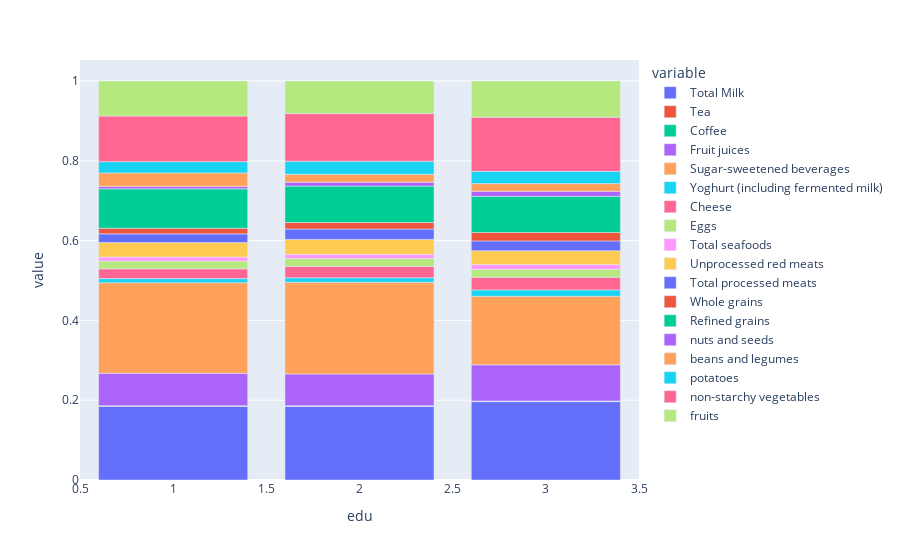

Notebook code for this chart:
### Code cell
food = ['Total Milk','Tea', 'Coffee', 'Fruit juices',
       'Sugar-sweetened beverages', 'Yoghurt (including fermented milk)',
       'Cheese', 'Eggs', 'Total seafoods', 'Unprocessed red meats',
       'Total processed meats', 'Whole grains', 'Refined grains',
       'nuts and seeds', 'beans and legumes', 'potatoes',
       'non-starchy vegetables', 'fruits']
fig = px.bar(nutrition_by_education_us, x=nutrition_by_education_us['edu'], y=food)
fig.show()

### Figure 1 — Plotly figure (JSON) as saved in the notebook; plotly's stock layout.template omitted (floating-point values rounded to 4 significant figures)
{"data": [{"alignmentgroup": "True", "hovertemplate": "variable=Total Milk<br>edu=%{x}<br>value=%{y}<extra></extra>", "legendgroup": "Total Milk", "marker": {"color": "#636efa", "pattern": {"shape": ""}}, "name": "Total Milk", "offsetgroup": "Total Milk", "orientation": "v", "showlegend": true, "textposition": "auto", "type": "bar", "x": [1, 2, 3], "xaxis": "x", "y": [0.1849, 0.1847, 0.1964], "yaxis": "y"}, {"alignmentgroup": "True", "hovertemplate": "variable=Tea<br>edu=%{x}<br>value=%{y}<extra></extra>", "legendgroup": "Tea", "marker": {"color": "#EF553B", "pattern": {"shape": ""}}, "name": "Tea", "offsetgroup": "Tea", "orientation": "v", "showlegend": true, "textposition": "auto", "type": "bar", "x": [1, 2, 3], "xaxis": "x", "y": [0.0005881, 0.0006617, 0.0006723], "yaxis": "y"}, {"alignmentgroup": "True", "hovertemplate": "variable=Coffee<br>edu=%{x}<br>value=%{y}<extra></extra>", "legendgroup": "Coffee", "marker": {"color": "#00cc96", "pattern": {"shape": ""}}, "name": "Coffee", "offsetgroup": "Coffee", "orientation": "v", "showlegend": true, "textposition": "auto", "type": "bar", "x": [1, 2, 3], "xaxis": "x", "y": [0.00088, 0.0009856, 0.0009774], "yaxis": "y"}, {"alignmentgroup": "True", "hovertemplate": "variable=Fruit juices<br>edu=%{x}<br>value=%{y}<extra></extra>", "legendgroup": "Fruit juices", "marker": {"color": "#ab63fa", "pattern": {"shape": ""}}, "name": "Fruit juices", "offsetgroup": "Fruit juices", "orientation": "v", "showlegend": true, "textposition": "auto", "type": "bar", "x": [1, 2, 3], "xaxis": "x", "y": [0.08104, 0.07934, 0.09056], "yaxis": "y"}, {"alignmentgroup": "True", "hovertemplate": "variable=Sugar-sweetened beverages<br>edu=%{x}<br>value=%{y}<extra></extra>", "legendgroup": "Sugar-sweetened beverages", "marker": {"color": "#FFA15A", "pattern": {"shape": ""}}, "name": "Sugar-sweetened beverages", "offsetgroup": "Sugar-sweetened beverages", "orientation": "v", "showlegend": true, "textposition": "auto", "type": "bar", "x": [1, 2, 3], "xaxis": "x", "y": [0.2271, 0.2299, 0.1719], "yaxis": "y"}, {"alignmentgroup": "True", "hovertemplate": "variable=Yoghurt (including fermented milk)<br>edu=%{x}<br>value=%{y}<extra></extra>", "legendgroup": "Yoghurt (including fermented milk)", "marker": {"color": "#19d3f3", "pattern": {"shape": ""}}, "name": "Yoghurt (including fermented milk)", "offsetgroup": "Yoghurt (including fermented milk)", "orientation": "v", "showlegend": true, "textposition": "auto", "type": "bar", "x": [1, 2, 3], "xaxis": "x", "y": [0.01032, 0.01126, 0.01586], "yaxis": "y"}, {"alignmentgroup": "True", "hovertemplate": "variable=Cheese<br>edu=%{x}<br>value=%{y}<extra></extra>", "legendgroup": "Cheese", "marker": {"color": "#FF6692", "pattern": {"shape": ""}}, "name": "Cheese", "offsetgroup": "Cheese", "orientation": "v", "showlegend": true, "textposition": "auto", "type": "bar", "x": [1, 2, 3], "xaxis": "x", "y": [0.02445, 0.02857, 0.03194], "yaxis": "y"}, {"alignmentgroup": "True", "hovertemplate": "variable=Eggs<br>edu=%{x}<br>value=%{y}<extra></extra>", "legendgroup": "Eggs", "marker": {"color": "#B6E880", "pattern": {"shape": ""}}, "name": "Eggs", "offsetgroup": "Eggs", "orientation": "v", "showlegend": true, "textposition": "auto", "type": "bar", "x": [1, 2, 3], "xaxis": "x", "y": [0.01931, 0.01961, 0.01973], "yaxis": "y"}, {"alignmentgroup": "True", "hovertemplate": "variable=Total seafoods<br>edu=%{x}<br>value=%{y}<extra></extra>", "legendgroup": "Total seafoods", "marker": {"color": "#FF97FF", "pattern": {"shape": ""}}, "name": "Total seafoods", "offsetgroup": "Total seafoods", "orientation": "v", "showlegend": true, "textposition": "auto", "type": "bar", "x": [1, 2, 3], "xaxis": "x", "y": [0.01027, 0.01044, 0.01178], "yaxis": "y"}, {"alignmentgroup": "True", "hovertemplate": "variable=Unprocessed red meats<br>edu=%{x}<br>value=%{y}<extra></extra>", "legendgroup": "Unprocessed red meats", "marker": {"color": "#FECB52", "pattern": {"shape": ""}}, "name": "Unprocessed red meats", "offsetgroup": "Unprocessed red meats", "orientation": "v", "showlegend": true, "textposition": "auto", "type": "bar", "x": [1, 2, 3], "xaxis": "x", "y": [0.03663, 0.03751, 0.03486], "yaxis": "y"}, {"alignmentgroup": "True", "hovertemplate": "variable=Total processed meats<br>edu=%{x}<br>value=%{y}<extra></extra>", "legendgroup": "Total processed meats", "marker": {"color": "#636efa", "pattern": {"shape": ""}}, "name": "Total processed meats", "offsetgroup": "Total processed meats", "orientation": "v", "showlegend": true, "textposition": "auto", "type": "bar", "x": [1, 2, 3], "xaxis": "x", "y": [0.02142, 0.0259, 0.02461], "yaxis": "y"}, {"alignmentgroup": "True", "hovertemplate": "variable=Whole grains<br>edu=%{x}<br>value=%{y}<extra></extra>", "legendgroup": "Whole grains", "marker": {"color": "#EF553B", "pattern": {"shape": ""}}, "name": "Whole grains", "offsetgroup": "Whole grains", "orientation": "v", "showlegend": true, "textposition": "auto", "type": "bar", "x": [1, 2, 3], "xaxis": "x", "y": [0.01413, 0.0164, 0.0212], "yaxis": "y"}, {"alignmentgroup": "True", "hovertemplate": "variable=Refined grains<br>edu=%{x}<br>value=%{y}<extra></extra>", "legendgroup": "Refined grains", "marker": {"color": "#00cc96", "pattern": {"shape": ""}}, "name": "Refined grains", "offsetgroup": "Refined grains", "orientation": "v", "showlegend": true, "textposition": "auto", "type": "bar", "x": [1, 2, 3], "xaxis": "x", "y": [0.09865, 0.09142, 0.09057], "yaxis": "y"}, {"alignmentgroup": "True", "hovertemplate": "variable=nuts and seeds<br>edu=%{x}<br>value=%{y}<extra></extra>", "legendgroup": "nuts and seeds", "marker": {"color": "#ab63fa", "pattern": {"shape": ""}}, "name": "nuts and seeds", "offsetgroup": "nuts and seeds", "orientation": "v", "showlegend": true, "textposition": "auto", "type": "bar", "x": [1, 2, 3], "xaxis": "x", "y": [0.006232, 0.009686, 0.0125], "yaxis": "y"}, {"alignmentgroup": "True", "hovertemplate": "variable=beans and legumes<br>edu=%{x}<br>value=%{y}<extra></extra>", "legendgroup": "beans and legumes", "marker": {"color": "#FFA15A", "pattern": {"shape": ""}}, "name": "beans and legumes", "offsetgroup": "beans and legumes", "orientation": "v", "showlegend": true, "textposition": "auto", "type": "bar", "x": [1, 2, 3], "xaxis": "x", "y": [0.03373, 0.01972, 0.01927], "yaxis": "y"}, {"alignmentgroup": "True", "hovertemplate": "variable=potatoes<br>edu=%{x}<br>value=%{y}<extra></extra>", "legendgroup": "potatoes", "marker": {"color": "#19d3f3", "pattern": {"shape": ""}}, "name": "potatoes", "offsetgroup": "potatoes", "orientation": "v", "showlegend": true, "textposition": "auto", "type": "bar", "x": [1, 2, 3], "xaxis": "x", "y": [0.02824, 0.03285, 0.03082], "yaxis": "y"}, {"alignmentgroup": "True", "hovertemplate": "variable=non-starchy vegetables<br>edu=%{x}<br>value=%{y}<extra></extra>", "legendgroup": "non-starchy vegetables", "marker": {"color": "#FF6692", "pattern": {"shape": ""}}, "name": "non-starchy vegetables", "offsetgroup": "non-starchy vegetables", "orientation": "v", "showlegend": true, "textposition": "auto", "type": "bar", "x": [1, 2, 3], "xaxis": "x", "y": [0.1144, 0.1194, 0.1356], "yaxis": "y"}, {"alignmentgroup": "True", "hovertemplate": "variable=fruits<br>edu=%{x}<br>value=%{y}<extra></extra>", "legendgroup": "fruits", "marker": {"color": "#B6E880", "pattern": {"shape": ""}}, "name": "fruits", "offsetgroup": "fruits", "orientation": "v", "showlegend": true, "textposition": "auto", "type": "bar", "x": [1, 2, 3], "xaxis": "x", "y": [0.08772, 0.08162, 0.09074], "yaxis": "y"}], "layout": {"barmode": "relative", "legend": {"title": {"text": "variable"}, "tracegroupgap": 0}, "margin": {"t": 60}, "xaxis": {"anchor": "y", "domain": [0, 1], "title": {"text": "edu"}}, "yaxis": {"anchor": "x", "domain": [0, 1], "title": {"text": "value"}}}}
